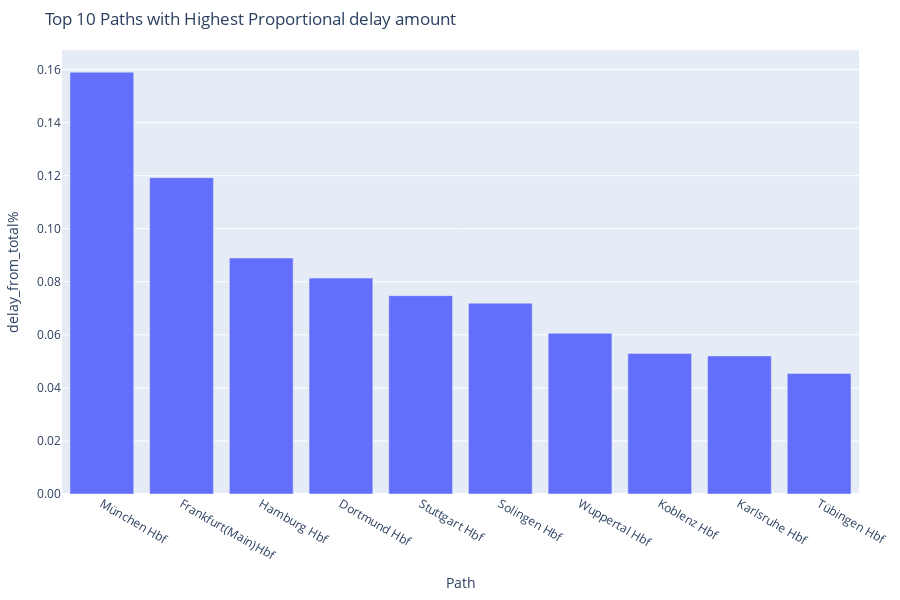

The notebook cell saved with this chart:
### Code cell
#showing the 10 paths with the biggest percentage of delays
# Create a bar chart using Plotly
fig = px.bar(
    paths2[~paths2["path"].str.contains(r'\|')].head(10),
    x='path',
    y='delay_from_total%',
    title='Top 10 Paths with Highest Proportional delay amount',
    labels={'path': 'Path', 'normalized_count': 'Proportion of Delays (%)'}
    
)
#Update
fig.update_layout(
    height=600,
    margin=dict(l=20, r=20, t=50, b=100)
)


#actually show y in %%!
fig.update_yaxes(tickformat=".2f")

fig.show()

### Figure 1 — Plotly figure (JSON) as saved in the notebook; plotly's stock layout.template omitted (floating-point values rounded to 4 significant figures)
{"data": [{"alignmentgroup": "True", "hovertemplate": "Path=%{x}<br>delay_from_total%=%{y}<extra></extra>", "legendgroup": "", "marker": {"color": "#636efa", "pattern": {"shape": ""}}, "name": "", "offsetgroup": "", "orientation": "v", "showlegend": false, "textposition": "auto", "type": "bar", "x": ["München Hbf", "Frankfurt(Main)Hbf", "Hamburg Hbf", "Dortmund Hbf", "Stuttgart Hbf", "Solingen Hbf", "Wuppertal Hbf", "Koblenz Hbf", "Karlsruhe Hbf", "Tübingen Hbf"], "xaxis": "x", "y": [0.159, 0.1192, 0.08896, 0.08139, 0.07477, 0.07193, 0.06057, 0.053, 0.05205, 0.04543], "yaxis": "y"}], "layout": {"barmode": "relative", "height": 600, "legend": {"tracegroupgap": 0}, "margin": {"b": 100, "l": 20, "r": 20, "t": 50}, "title": {"text": "Top 10 Paths with Highest Proportional delay amount"}, "xaxis": {"anchor": "y", "domain": [0, 1], "title": {"text": "Path"}}, "yaxis": {"anchor": "x", "domain": [0, 1], "tickformat": ".2f", "title": {"text": "delay_from_total%"}}}}
